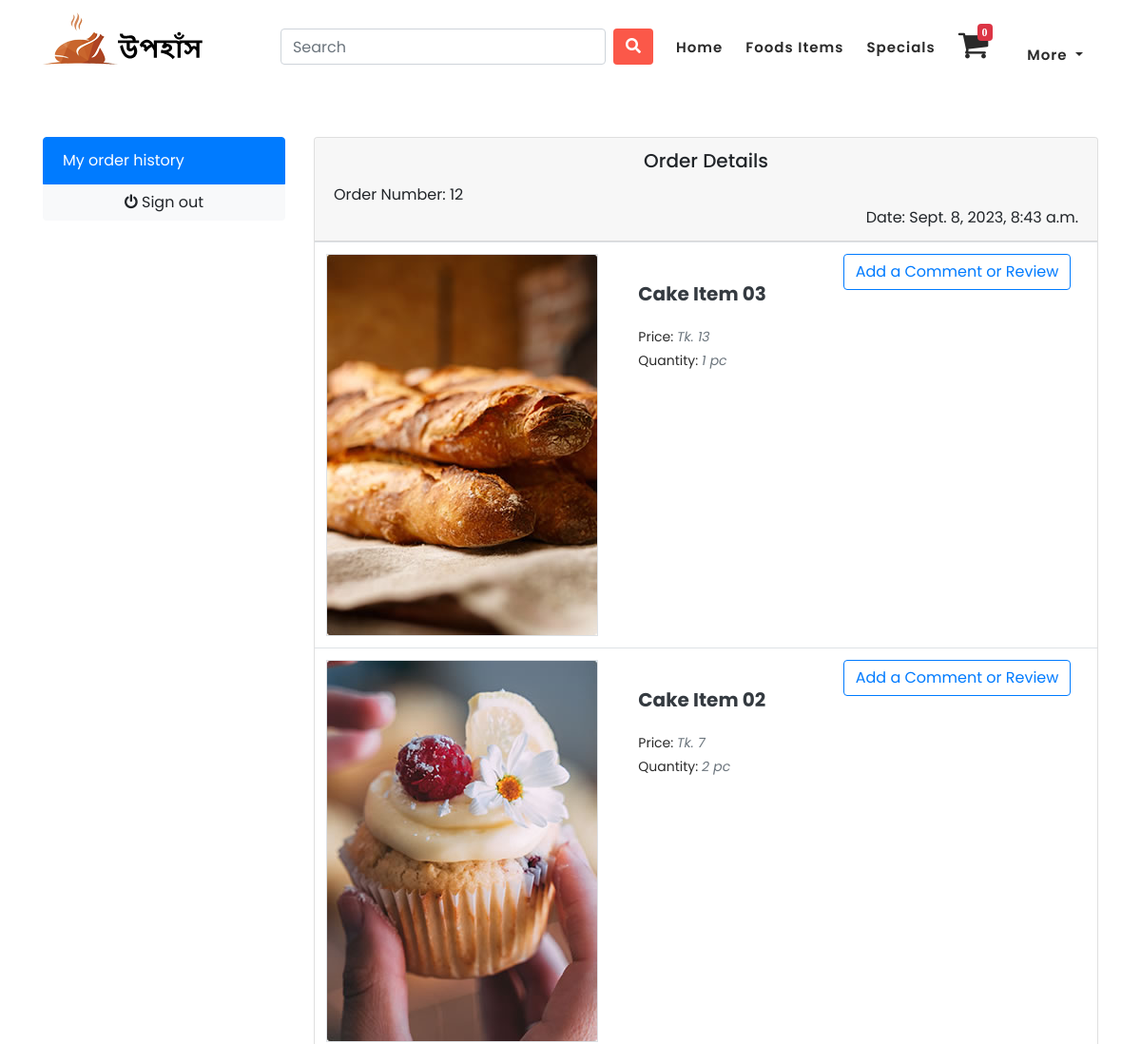
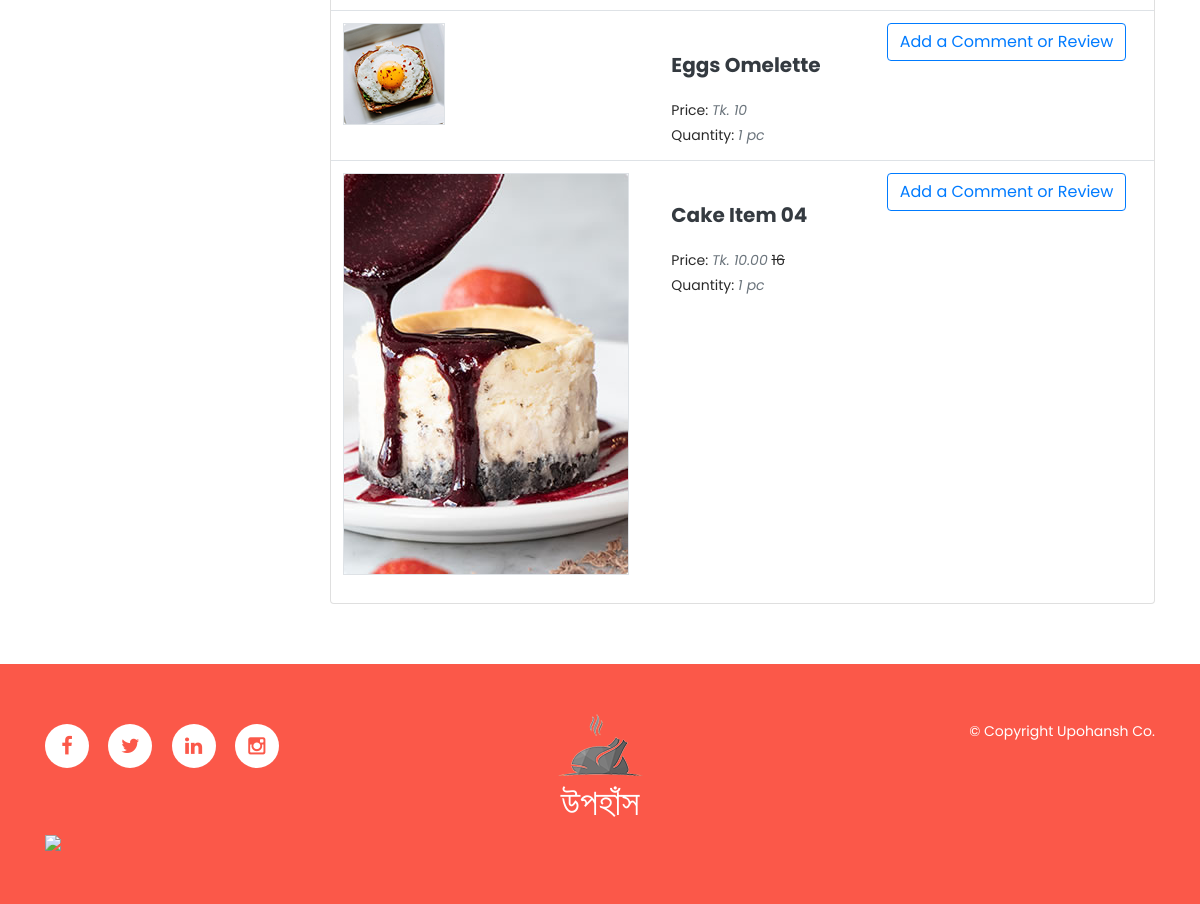
The page /accounts/order_details/12/ (signed in) on the database its author committed (2 pictures, top to bottom).
### orders/models.py (models this page shows, shortened)
class Order(models.Model):
    STATUS = (
        ('New', 'New'),
        ('Accepted', 'Accepted'),
        ('Completed', 'Completed'),
        ('Cancelled', 'Cancelled'),
    )
    user = models.ForeignKey(User, on_delete=models.SET_NULL, null=True)
    payment = models.ForeignKey(Payment, on_delete=models.SET_NULL, blank=True, null=True)
    order_number = models.CharField(max_length=30)
    first_name = models.CharField(max_length=50)
    last_name = models.CharField(max_length=50)
    phone = models.CharField(max_length=15)
    email = models.EmailField(max_length=50)
    address_line_1 = models.CharField(max_length=50)
    address_line_2 = models.CharField(max_length=50, blank=True)
    country = models.CharField(max_length=50)
    state = models.CharField(max_length=50)
    city = models.CharField(max_length=50)
    order_note = models.CharField(max_length=100, blank=True)
    order_total = models.FloatField()
    tax = models.FloatField()
    status = models.CharField(max_length=10, choices=STATUS, default='New')
    ip = models.CharField(blank=True, max_length=20)
    is_ordered = models.BooleanField(default=False)
    created_at = models.DateTimeField(auto_now_add=True)
    updated_at = models.DateTimeField(auto_now=True)

class OrderFoodItem(models.Model):
    order = models.ForeignKey(Order, on_delete=models.CASCADE)
    payment = models.ForeignKey(Payment, on_delete=models.SET_NULL, blank=True, null=True)
    user = models.ForeignKey(User, on_delete=models.CASCADE)
    food = models.ForeignKey(FoodItem, on_delete=models.CASCADE)
    quantity = models.IntegerField()
    ordered = models.BooleanField(default=False)
    created_at = models.DateTimeField(auto_now_add=True)
    updated_at = models.DateTimeField(auto_now=True)

### menu/models.py (models this page shows, shortened)
class FoodItem (models.Model):
    food_name = models.CharField(max_length=100, unique=True)
    slug = models.SlugField(max_length=100, unique=True)
    food_price = models.IntegerField()
    discount_price = models.DecimalField(max_digits=10, decimal_places=2, null=True, blank=True)
    food_image = models.ImageField(upload_to='photos/foods', blank=True)
    food_description = models.TextField(max_length=500, blank=True)
    is_available = models.BooleanField(default=True)
    category = models.ForeignKey(Category, on_delete=models.CASCADE)
    created_date = models.DateTimeField(auto_now_add=True)
    modified_date = models.DateTimeField(auto_now=True)

### accounts/views.py (the view)
# urls.py: path('order_details/<int:order_id>/', views.order_details, name='order_details'),
def order_details(request, order_id):
    order = Order.objects.get(id=order_id)
    try:
        order_item = OrderFoodItem.objects.filter(user=request.user, order =  order)
    except:
        order_item=None
    return render(request, 'accounts/order_details.html', {'order':order, 'items':order_item})

### upohansh/custom_context_processor.py (called while the page is built, shortened)
def cart_context(request):
    food_quantity = 0
    if request.user.is_authenticated:
        cart_exists = CartItem.objects.filter(user = request.user).exists()
        if cart_exists:
            foods = CartItem.objects.filter(user = request.user)
            for food in foods:
                food_quantity += food.quantity
    request.session['food_quantity'] = food_quantity
    return {}

### accounts/templates/accounts/order_details.html
{% extends "base.html" %}
{% block body %}
<section class="section-conten padding-y bg">
<br><br><br><br><br><br>
<div class="container">
	<div class="row">
	<aside class="col-md-3">
		<ul class="list-group">
			<a class="list-group-item active" href="{% url 'order_history' %}"> My order history </a>
			<a class="btn btn-light btn-block" href="{% url 'signout' %}"> <i class="fa fa-power-off"></i> <span class="text">Sign out</span> </a>
		</ul>
		<br>
	</aside>
	<main class="col-md-9">
		<article class="card">
			{% if order %}
			<div class="card-header">
				<h5 class="card-title" style="text-align:center;">Order Details</h5>
				<div style="text-align: left;">
					Order Number: {{order.order_number}}
				</div>
				<div style="text-align: right;">
					Date: {{order.created_at}}
				</div>
			</div>
			{% endif %}
		<div class="table-responsive">
		<table class="table table-hover">
            {% if items %}
            {% for x in items %}
            <tr>
				<td>
					<img src="{{x.food.food_image.url}}" class="img-xs border">
				</td>
				<td>
					<p class="title mb-0 text-dark" style="padding-left: 0px;">{{x.food.food_name}}</p>
					<p>Price:
					{% if x.food.discount_price %}
					<var class="price text-muted">Tk. {{x.food.discount_price}}</var>
					<strike>{{x.food.food_price}}</strike>
					{% else %}
					<var class="price text-muted">Tk. {{x.food.food_price}}</var>
					{% endif %}
					</p>
					<p>Quantity: <var class="price text-muted">{{x.quantity}} pc</var></p>
				</td>
				<td> <a href="{% url 'detail' food_id=x.food.pk %}" class="btn btn-outline-primary">Add a Comment or Review</a></td>
			</tr>
            {% endfor %}
            {% else %}
            <h6>No Items!</h6>
            {% endif %}
		</table>
		</div>
		</article>
	</main>
</div>
</div>
</section>
{% endblock%}

### static/css/templatemo-klassy-cafe.css (style rules this page uses)
html, body, div, span, applet, object, iframe, h1, h2, h3, h4, h5, h6, p, blockquote, div pre, a, abbr, acronym, address, big, cite, code, del, dfn, em, font, img, ins, kbd, q, s, samp, small, strike, strong, sub, sup, tt, var, b, u, i, center, dl, dt, dd, ol, ul, li, figure, header, nav, section, article, aside, footer, figcaption { margin: 0; padding: 0; border: 0; outline: 0; }
ul, li { padding: 0; margin: 0; list-style: none; }
header, nav, section, article, aside, footer, hgroup { display: block; }
* { box-sizing: border-box; }
html, body { font-family: 'Poppins', sans-serif; font-weight: 400; background-color: #fff; font-size: 16px; -ms-text-size-adjust: 100%; -webkit-font-smoothing: antialiased; -moz-osx-font-smoothing: grayscale; }
a { text-decoration: none !important; }
h1, h2, h3, h4, h5, h6 { margin-top: 0px; margin-bottom: 0px; }
ul { margin-bottom: 0px; }
p { font-size: 14px; line-height: 25px; color: #2a2a2a; }
html, body { background: #fff; font-family: 'Poppins', sans-serif; }
*, *:before, *:after { -webkit-box-sizing: border-box; box-sizing: border-box; -webkit-font-smoothing: antialiased; -moz-osx-font-smoothing: grayscale; }
.card { margin: 0 auto; max-width: 100%; min-height: 400px; overflow: hidden; background-size: cover; background-repeat: no-repeat; overflow: hidden; }
.title { margin: 0; padding: 30px 30px 20px 30px; font-size: 20px; font-weight: 700; color: #fff; }

### rows shown on the page
Order: order_number "12", created_at "Sept. 8, 2023, 8:43 a.m."
OrderFoodItem: food.food_image (picture), food.food_name "Cake Item 03", food.food_price "13", quantity "1"
OrderFoodItem: food.food_image (picture), food.food_name "Cake Item 02", food.food_price "7", quantity "2"
OrderFoodItem: food.food_image (picture), food.food_name "Eggs Omelette", food.food_price "10", quantity "1"
OrderFoodItem: food.food_image (picture), food.food_name "Cake Item 04", food.discount_price "10.00", food.food_price "16", quantity "1"

### other values the page prints
{{ request.session.food_quantity }} "0"
